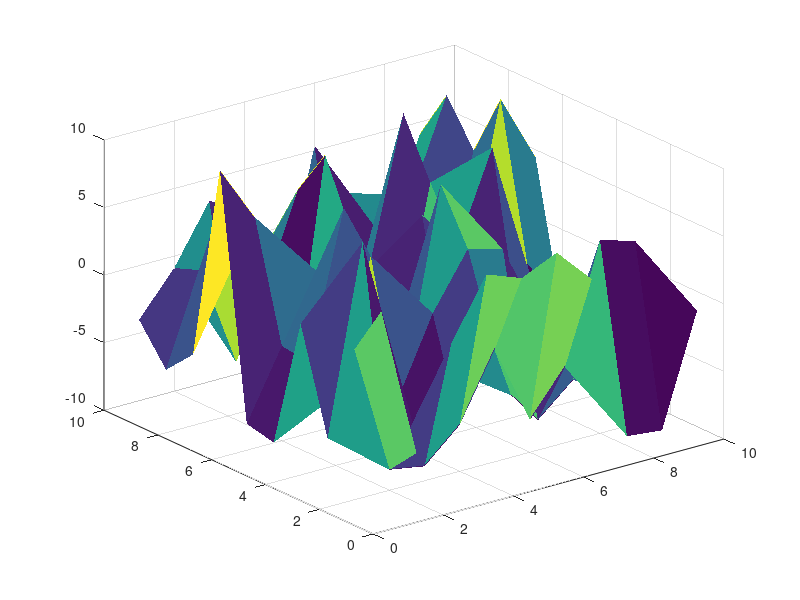

Recreate this plot in MATLAB.
%Jake Irwin eayjni@nottingham.ac.uk
%Q4

a=[0 0 1; 0 1 0; 0 0 1]    %Semi colon moves onto the next row in the matrix
b=[1 0 0; 0 1 0; 1 0 0]
B=a+b             %Matrix addition is the same command as normal addition on matlab.
C=b-a             %Matrix subtraction is the same command as normal subtraction on matlab.
D=a*b            %Matrix multiplication is also the same command as normal multiplication.
E=a+4             %Adds 4 to every value within the matrix
Z=-10+(20)*rand(10,10)      %Generates random matrix of values between 0 and 1, multiplies them by 20, then subtracts 10 from every value, meaning all values are between -10 to 10.
surf(Z,'edgecolor','none') %creates 3D plot of the data
determinant=det(Z)         %det command calculates the determinant of any square matrix